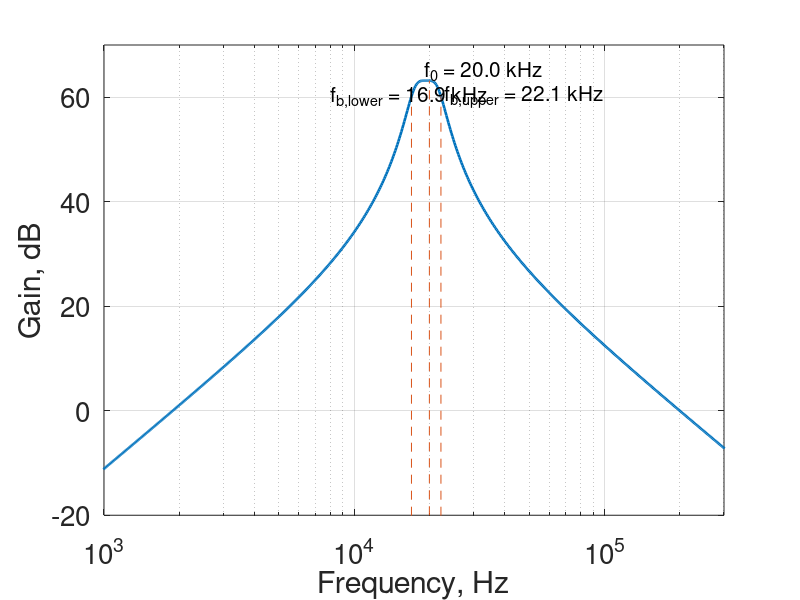

Write the MATLAB code that produced this figure.
% ECE 342 - Derek Haas & Cameron Sullivan - Lab Task 2 MATLAB

close all;

array = csvread('task2_design.CSV');
freq = array(:, 1);
dB = array(:, 4);

% Plot frequency response of the MFBP filter.
semilogx(freq, dB,'linewidth', 1.9);
grid on;
set(gca,'fontsize',20); % set font size
% title('MFBP Filter Simulated Frequency Response (2-stage)');
ylabel('Gain, dB');
xlabel('Frequency, Hz');
xlim([10e2 30e4]);
ylim([-20 70]);

max(dB)
fmax = interp1(dB,freq,max(dB))
index = find(freq == fmax);
a = freq(1:index);
b = freq(index:end);

% Find and plot lower cutoff frequency line.
f3db = interp1(dB(1:length(a)),a,60.18)
line([f3db f3db], [-60 60.18],'linestyle', '--');
label1 = 'f_{b,lower} = 16.9 kHz';
text(0.8e4,60.18,label1,'fontsize',15);

% Find and plot max gain frequency line.
line([fmax fmax], [-20, 63.18],'linestyle','--');
label1 = 'f_{0} = 20.0 kHz';
text(1.9e4,65.18,label1,'fontsize',15);

% Find and plot upper cutoff frequency line.
f3db2 = interp1(dB(length(a):end),b,60.18)
line([f3db2 f3db2], [-60 60.18],'linestyle', '--');
label1 = 'f_{b,upper} = 22.1 kHz';
text(2.3e4,60.18,label1,'fontsize',15);
hold off;
